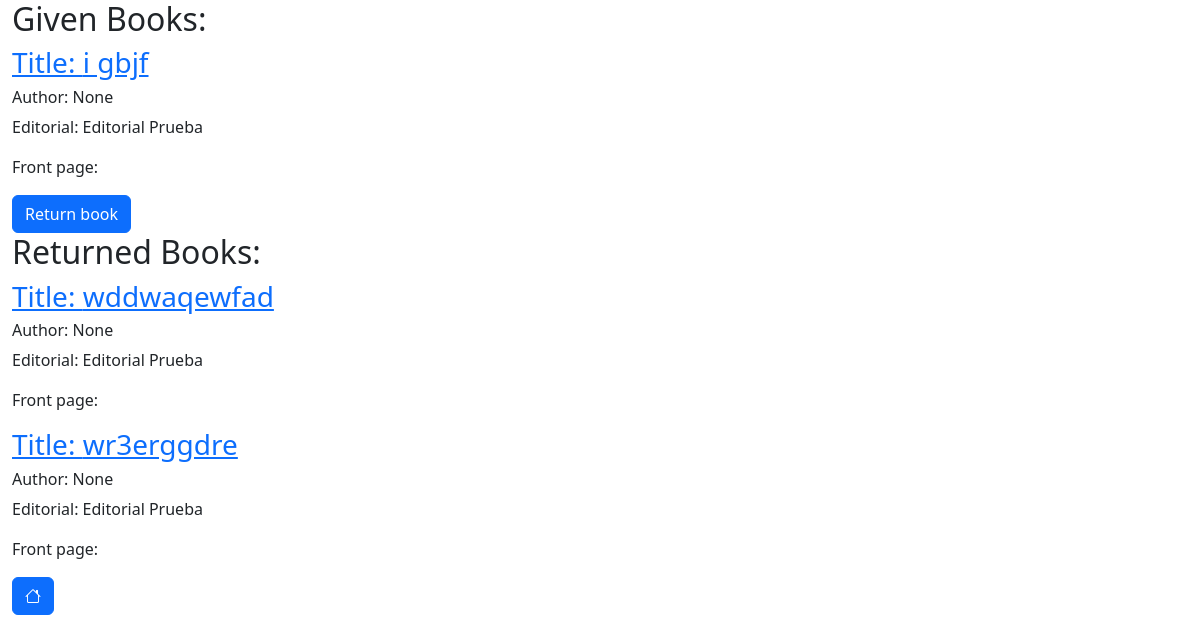
Page /list_book_by_user (signed in) on the earlier database version.
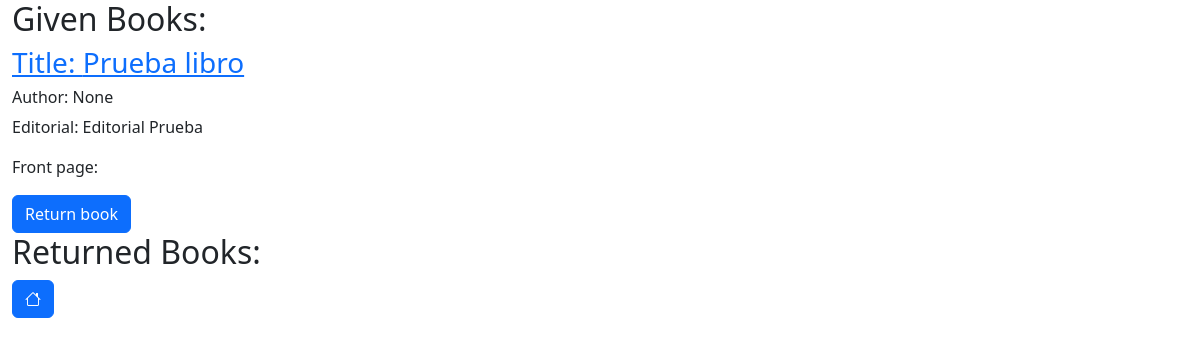
Same page on the later database version.
### library/models.py (models this page shows, shortened)
class Loan(models.Model):
    book = models.ForeignKey('Book', on_delete=models.CASCADE)
    given_date = models.DateField()
    return_date = models.DateField(null=True,blank=True)
    user = models.ForeignKey(User, on_delete=models.CASCADE)
    STATE = (
        ('G', 'Given'),
        ('R', 'Returned'),
    )
    state = models.CharField(max_length=1, choices=STATE)

class Book(models.Model):
    title = models.CharField(max_length=50)
    author = models.ManyToManyField(Author)
    editorial = models.ForeignKey(Editorial, on_delete=models.CASCADE)
    published_date = models.DateField()
    GENRE = (
        ('N','Novel'),
        ('F','Fantasy'),
        ('T','Theatre'),
        ('O','Other'),
    )
    genre = models.CharField(max_length=1,choices=GENRE)
    isbn = models.IntegerField(unique=True)
    resume = models.TextField()
    front_page = models.ImageField(upload_to='front_pages/',blank=True,null=True)
    AVAILABILITY = (
            ('A', 'Aviable'),
            ('G', 'Given'),
        )
    availability = models.CharField(max_length=1, choices=AVAILABILITY)

class Editorial(models.Model):
    name = models.CharField(max_length=100, unique=True)
    direcction = models.TextField()
    website = models.URLField()
    def __str__(self):
        return self.name

### library/views.py (the view)
# urls.py: path('list_book_by_user',ListBookByUser.as_view(),name='list_book_by_user'),
class ListBookByUser(LoginRequiredMixin, ListView):
    model = Loan
    template_name = 'library/list_book_by_user.html'
    def get_context_data(self, **kwargs: Any) -> dict[str, Any]:
        context = super().get_context_data(**kwargs)
        context['given'] = Loan.objects.filter(state='G', user=self.request.user)
        context['returned'] = Loan.objects.filter(state='R', user=self.request.user)
        return context

### library/templates/library/list_book_by_user.html (shortened to what this page needs)
<!DOCTYPE html>
<html lang="en">
<head>
    <link rel="stylesheet" href="https://cdn.jsdelivr.net/npm/bootstrap-icons@1.11.2/font/bootstrap-icons.min.css">
    <link href="https://cdn.jsdelivr.net/npm/bootstrap@5.3.2/dist/css/bootstrap.min.css" rel="stylesheet">
</head>
<body>
    <div class="container-fluid">
        <div class="book_list">
            <h2>Given Books:</h2>
            {% for loan in given %}
                <a href="{% url 'inspect_book' pk=loan.book.pk %}"><h3>Title: {{loan.book.title}}</h3></a>
                <h6>Author: {{loan.book.author.name}}</h6>
                <p>Editorial: {{loan.book.editorial}}</p>
                <p>Front page: <img width="150" src="{{ loan.book.front_pages.url }}"></p>
                <a class="btn btn-primary" href="{% url 'return_book' pk=loan.pk %}">Return book</a>
            {% endfor %}<h2>Returned Books:</h2>
            {% for loan in returned %}
                <a href="{% url 'inspect_book' pk=loan.book.pk %}"><h3>Title: {{loan.book.title}}</h3></a>
                <h6>Author: {{loan.book.author.name}}</h6>
                <p>Editorial: {{loan.book.editorial}}</p>
                <p>Front page: <img width="150" src="{{ loan.book.front_pages.url }}"></p>
            {% endfor %}
        </div>
        <div class="buttons">
            <a class="btn btn-primary" href="{% url 'home' %}"><i class="bi bi-house"></i></a>
        </div>
    </div>
</body>
</html>

Differences in the rows shown:
removed Loan: book "i gbjf", book.author.name "None", book.editorial "Editorial Prueba"
removed Loan: book "wddwaqewfad", book.author.name "None", book.editorial "Editorial Prueba", shown under "Returned Books:"
removed Loan: book "wr3erggdre", book.author.name "None", book.editorial "Editorial Prueba", shown under "Returned Books:"
added Loan: book "Prueba libro", book.author.name "None", book.editorial "Editorial Prueba"
